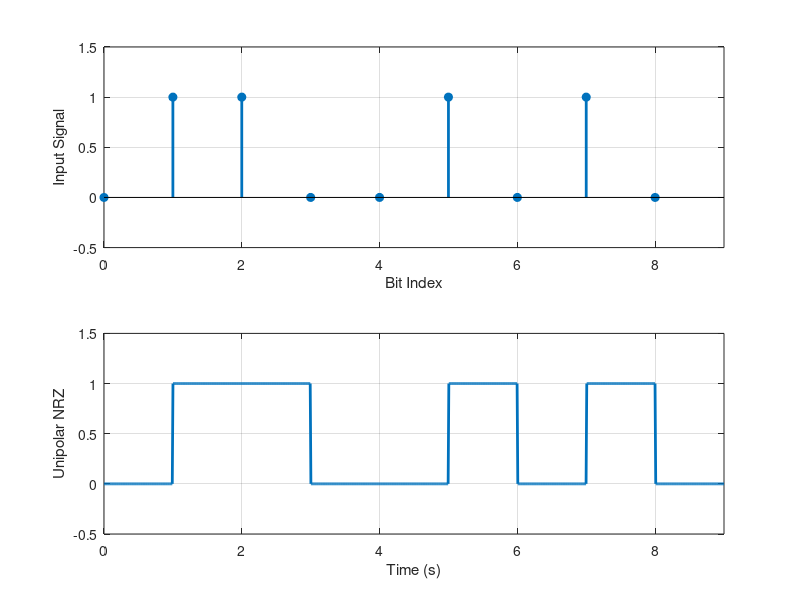

Source code (MATLAB):
clc;
clear;
close all;

% Define input binary signal
input_signal= [ 0 1 1 0 0 1 0 1 0 ];
n=length(input_signal);
bit_rate=1;
samples_per_bit=100;
time=linspace(0,n,n*samples_per_bit);

% Generate Unipolar NRZ Signal
unipolar_nrz=zeros(1,length(time));
for i=1:n
    t_index=(i-1)*samples_per_bit+1 : i*samples_per_bit;
    unipolar_nrz(t_index)=input_signal(i);
end

% Plot Signals
figure;
subplot(2,1,1);
stem(0:n-1, input_signal, 'filled', 'linewidth', 2);
ylabel('Input Signal');
xlabel('Bit Index'); 
grid on;
axis([0 n -0.5 1.5]); 

subplot(2,1,2);
plot(time, unipolar_nrz, 'linewidth', 2);
ylabel('Unipolar NRZ');
xlabel('Time (s)'); 
grid on;
axis([0 n -0.5 1.5]);

